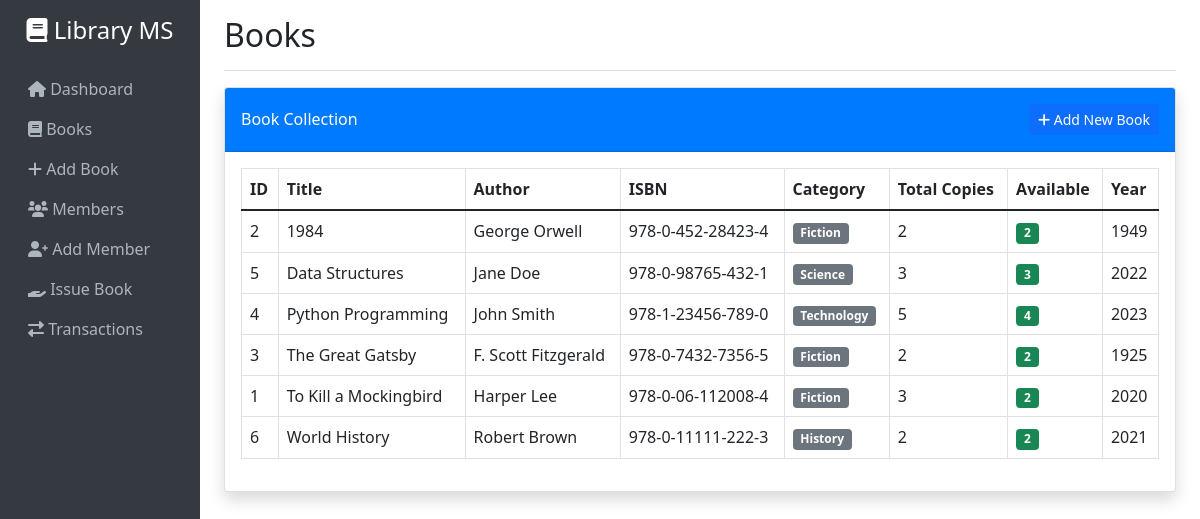
/books, run on the app's committed database.
### tables this page shows
CREATE TABLE books (
            id INTEGER PRIMARY KEY AUTOINCREMENT,
            title TEXT NOT NULL,
            author TEXT NOT NULL,
            isbn TEXT UNIQUE,
            category TEXT NOT NULL,
            total_copies INTEGER DEFAULT 1,
            available_copies INTEGER DEFAULT 1,
            publication_year INTEGER,
            created_at TIMESTAMP DEFAULT CURRENT_TIMESTAMP
        );

### app.py (the view)
@app.route('/books')
def books():
    db = get_db()
    books = db.execute('SELECT * FROM books ORDER BY title').fetchall()
    return render_template('books.html', books=books)

### app.py (called while the page is built)
def get_db():
    if not hasattr(g, 'sqlite_db'):
        g.sqlite_db = sqlite3.connect(DATABASE)
        g.sqlite_db.row_factory = sqlite3.Row
    return g.sqlite_db

### templates/books.html (shortened to what this page needs)
{% extends "base.html" %}
{% block header %}Books{% endblock %}
{% block content %}
<div class="card shadow mb-4">
    <div class="card-header py-3 d-flex justify-content-between align-items-center">
        <h6 class="m-0 font-weight-bold">Book Collection</h6>
        <a href="{{ url_for('add_book') }}" class="btn btn-primary btn-sm">
            <i class="fas fa-plus"></i> Add New Book
        </a>
    </div>
    <div class="card-body">
        {% if books %}
        <div class="table-responsive">
            <table class="table table-bordered" width="100%" cellspacing="0">
                <thead>
                    <tr>
                        <th>ID</th>
                        <th>Title</th>
                        <th>Author</th>
                        <th>ISBN</th>
                        <th>Category</th>
                        <th>Total Copies</th>
                        <th>Available</th>
                        <th>Year</th>
                    </tr>
                </thead>
                <tbody>
                    {% for book in books %}
                    <tr>
                        <td>{{ book.id }}</td>
                        <td>{{ book.title }}</td>
                        <td>{{ book.author }}</td>
                        <td>{{ book.isbn or 'N/A' }}</td>
                        <td>
                            <span class="badge bg-secondary">{{ book.category.title() }}</span>
                        </td>
                        <td>{{ book.total_copies }}</td>
                        <td>
                            {% if book.available_copies > 0 %}
                                <span class="badge bg-success">{{ book.available_copies }}</span>
                            {% else %}
                                <span class="badge bg-danger">0</span>
                            {% endif %}
                        </td>
                        <td>{{ book.publication_year or 'N/A' }}</td>
                    </tr>
                    {% endfor %}
                </tbody>
            </table>
        </div>
        {% else %}
        <p class="text-muted">No books in the library yet. <a href="{{ url_for('add_book') }}">Add your first book</a>.</p>
        {% endif %}
    </div>
</div>
{% endblock %}

### templates/base.html (shortened to what this page needs)
<!DOCTYPE html>
<html lang="en">
<head>
    <link href="https://cdn.jsdelivr.net/npm/bootstrap@5.1.3/dist/css/bootstrap.min.css" rel="stylesheet">
    <link href="https://cdnjs.cloudflare.com/ajax/libs/font-awesome/6.0.0/css/all.min.css" rel="stylesheet">
</head>
<body>
    <div class="container-fluid">
        <div class="row">
            <nav class="col-md-3 col-lg-2 d-md-block sidebar collapse">
                <div class="position-sticky pt-3">
                    <div class="text-center mb-4">
                        <h4 class="text-white">
                            <i class="fas fa-book"></i> Library MS
                        </h4>
                    </div>
                    <ul class="nav flex-column">
                        <li class="nav-item">
                            <a class="nav-link" href="{{ url_for('index') }}">
                                <i class="fas fa-home"></i> Dashboard
                            </a>
                        </li>
                        <li class="nav-item">
                            <a class="nav-link" href="{{ url_for('books') }}">
                                <i class="fas fa-book"></i> Books
                            </a>
                        </li>
                        <li class="nav-item">
                            <a class="nav-link" href="{{ url_for('add_book') }}">
                                <i class="fas fa-plus"></i> Add Book
                            </a>
                        </li>
                        <li class="nav-item">
                            <a class="nav-link" href="{{ url_for('members') }}">
                                <i class="fas fa-users"></i> Members
                            </a>
                        </li>
                        <li class="nav-item">
                            <a class="nav-link" href="{{ url_for('add_member') }}">
                                <i class="fas fa-user-plus"></i> Add Member
                            </a>
                        </li>
                        <li class="nav-item">
                            <a class="nav-link" href="{{ url_for('issue_book') }}">
                                <i class="fas fa-hand-holding"></i> Issue Book
                            </a>
                        </li>
                        <li class="nav-item">
                            <a class="nav-link" href="{{ url_for('transactions') }}">
                                <i class="fas fa-exchange-alt"></i> Transactions
                            </a>
                        </li>
                    </ul>
                </div>
            </nav>
            <main class="col-md-9 ms-sm-auto col-lg-10 px-md-4 main-content">
                <div class="d-flex justify-content-between flex-wrap flex-md-nowrap align-items-center pt-3 pb-2 mb-3 border-bottom">
                    <h1 class="h2">{% block header %}Dashboard{% endblock %}</h1>
                </div>
                {% block content %}{% endblock %}
            </main>
        </div>
    </div>
</body>
</html>

### templates/base.html (style rules this page uses)
.sidebar { background-color: #343a40; min-height: 100vh; }
.sidebar .nav-link { color: #adb5bd; }
.main-content { padding-left: 0; }
@media (min-width: 768px) { .main-content { padding-left: 250px; } }
.card-header { background-color: #007bff; color: white; }

### data on the page
books: id "2", title "1984", author "George Orwell", isbn "978-0-452-28423-4", category "Fiction", total_copies "2", available_copies "2", publication_year "1949"
books: id "5", title "Data Structures", author "Jane Doe", isbn "978-0-98765-432-1", category "Science", total_copies "3", available_copies "3", publication_year "2022"
books: id "4", title "Python Programming", author "John Smith", isbn "978-1-23456-789-0", category "Technology", total_copies "5", available_copies "4", publication_year "2023"
books: id "3", title "The Great Gatsby", author "F. Scott Fitzgerald", isbn "978-0-7432-7356-5", category "Fiction", total_copies "2", available_copies "2", publication_year "1925"
books: id "1", title "To Kill a Mockingbird", author "Harper Lee", isbn "978-0-06-112008-4", category "Fiction", total_copies "3", available_copies "2", publication_year "2020"
books: id "6", title "World History", author "Robert Brown", isbn "978-0-11111-222-3", category "History", total_copies "2", available_copies "2", publication_year "2021"
